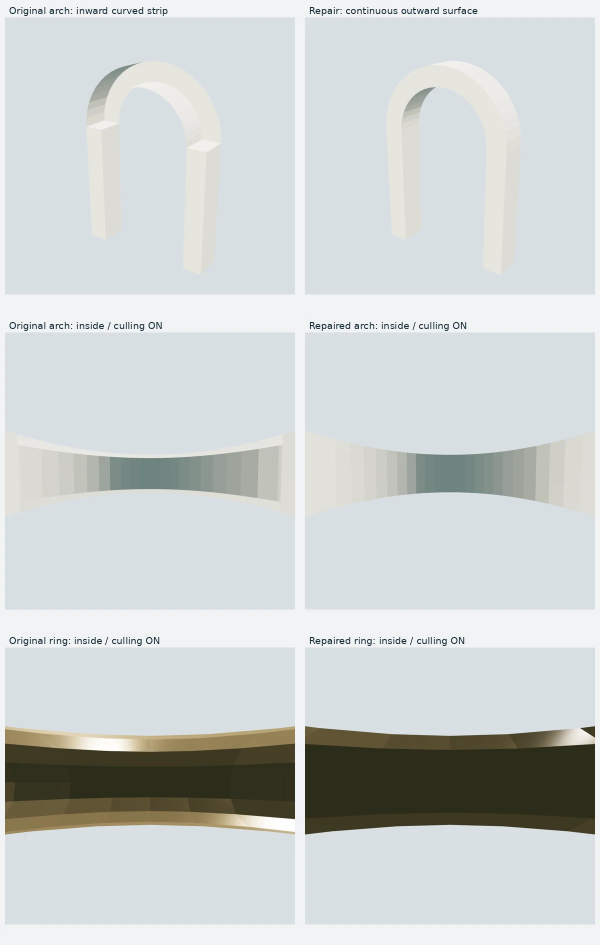
#> input picture docs/asset-revisions/starter-winding-comparison.webp, 1200 x 1890 px, given in place of garden-arch-original-glb-outside.png, which was not available (shown at 1/2 size)
$ python contact_sheet.py
#> lines starting #> are read from the running program, lines starting #| are printed output that depends on the picture; pictures that were not available may be replaced by others from this repository, and a replacement may not be noted
"""Compose labeled review sheets exclusively from actual FrontSide renders."""
from pathlib import Path
from PIL import Image,ImageDraw,ImageFont
ROOT=Path(__file__).resolve().parents[2];renders=ROOT/'test-results/asset-revisions/renders';out=ROOT/'docs/asset-revisions';out.mkdir(parents=True,exist_ok=True)
font=ImageFont.truetype('/usr/share/fonts/truetype/dejavu/DejaVuSans.ttf',19)
def sheet(name,rows):
#> called with name = 'starter-winding-comparison.webp'
    result=Image.new('RGB',(1200,630*len(rows)),(240,243,245));draw=ImageDraw.Draw(result)
#> after `result = Image.new('RGB', (1200, 630 * len(rows)), (240, 243, 245))`:
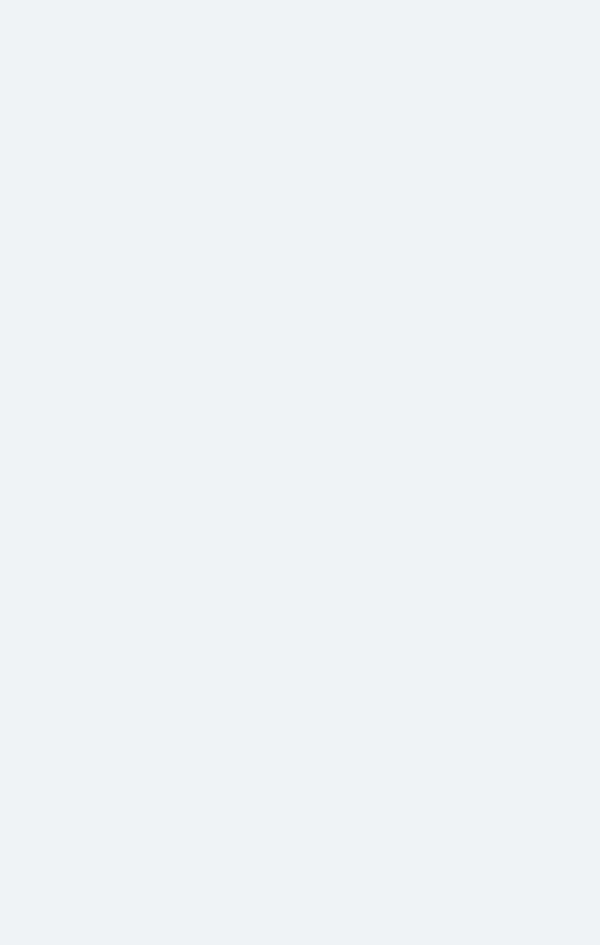
#> result: PIL image 1200x1890 RGB (shown at 1/2 size); mean R, G, B 240, 243, 245
    for y,row in enumerate(rows):
        for x,(source,label) in enumerate(row):
            im=Image.open(renders/(source+'.png')).crop((0,0,900,860));im.thumbnail((580,570))
#> after `im = Image.open(renders / (source + '.png')).crop((0, 0, 900, 860))`:
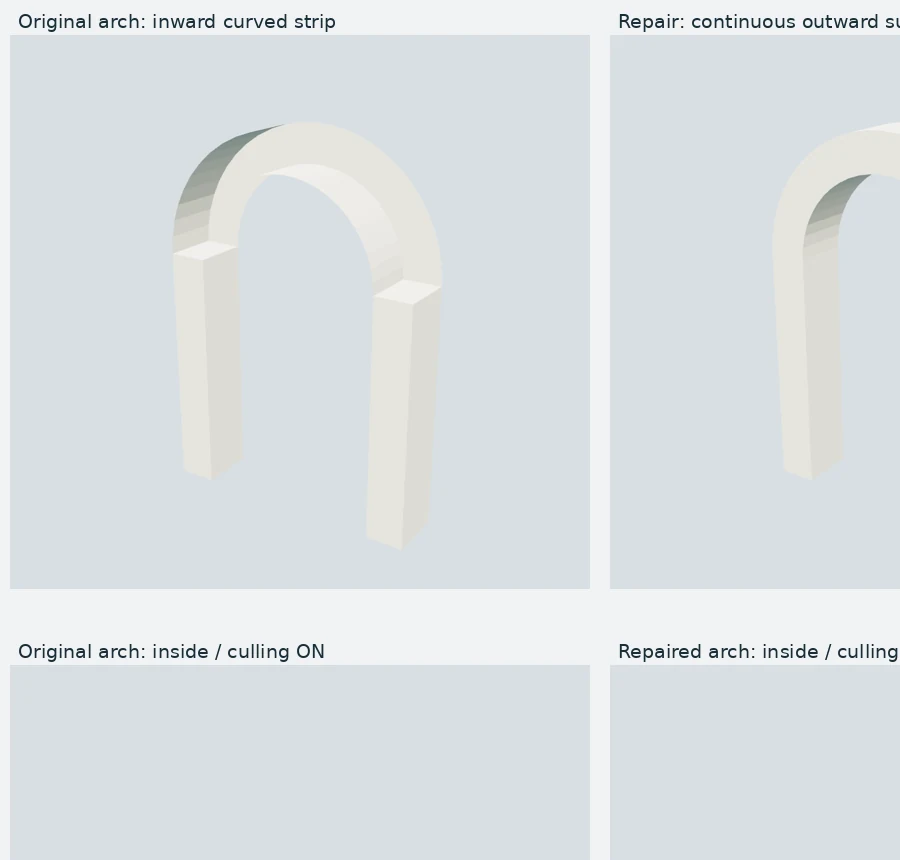
#> im: PIL image 900x860 RGB; mean R, G, B 219.4, 225, 227.5
            result.paste(im,(x*600+(600-im.width)//2,y*630+35));draw.text((x*600+18,y*630+10),label,font=font,fill=(25,45,55))
#> after `result.paste(im, (x * 600 + (600 - im.width) // 2, y * 630 + 35))`:
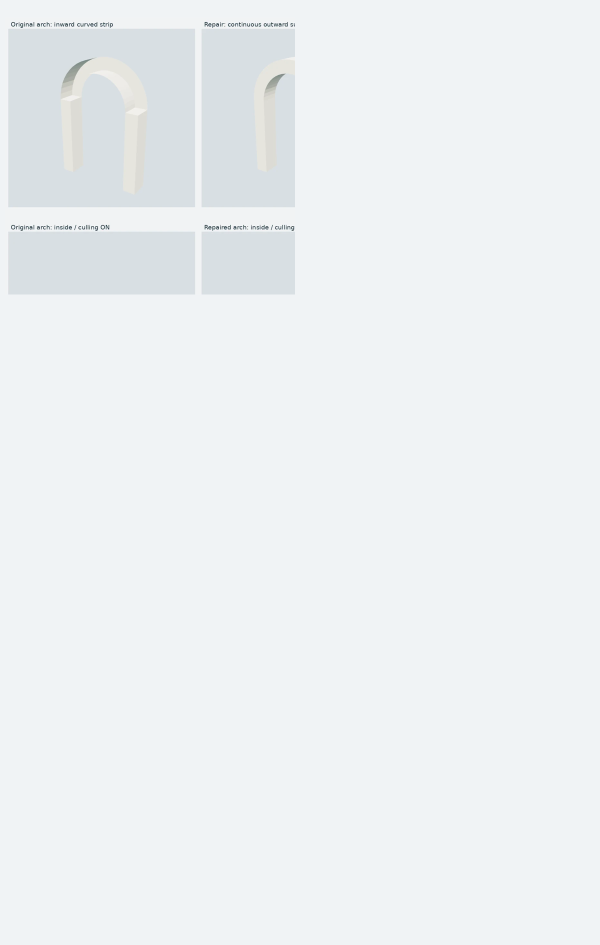
#> result: PIL image 1200x1890 RGB (shown at 1/2 size); mean R, G, B 237.1, 240.4, 242.5
#> pass 2 of the loop in sheet, `for y,row in enumerate(rows):`:
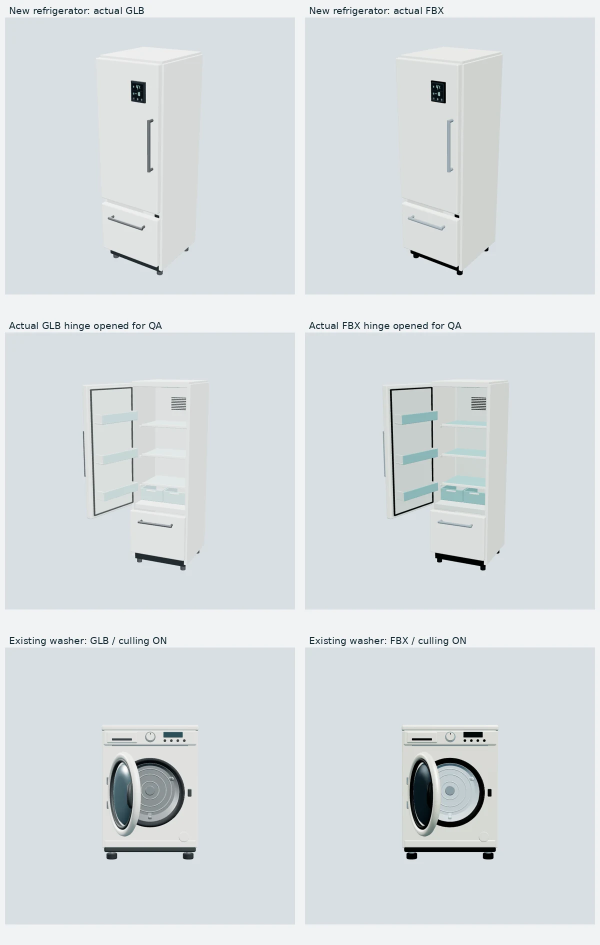
#> input picture docs/asset-revisions/appliances-fbx-glb.webp, 1200 x 1890 px, given in place of garden-arch-original-glb-inside.png, which was not available (shown at 1/2 size)
#> in sheet, `im = Image.open(renders / (source + '.png')).crop((0, 0, 900, 860))`:
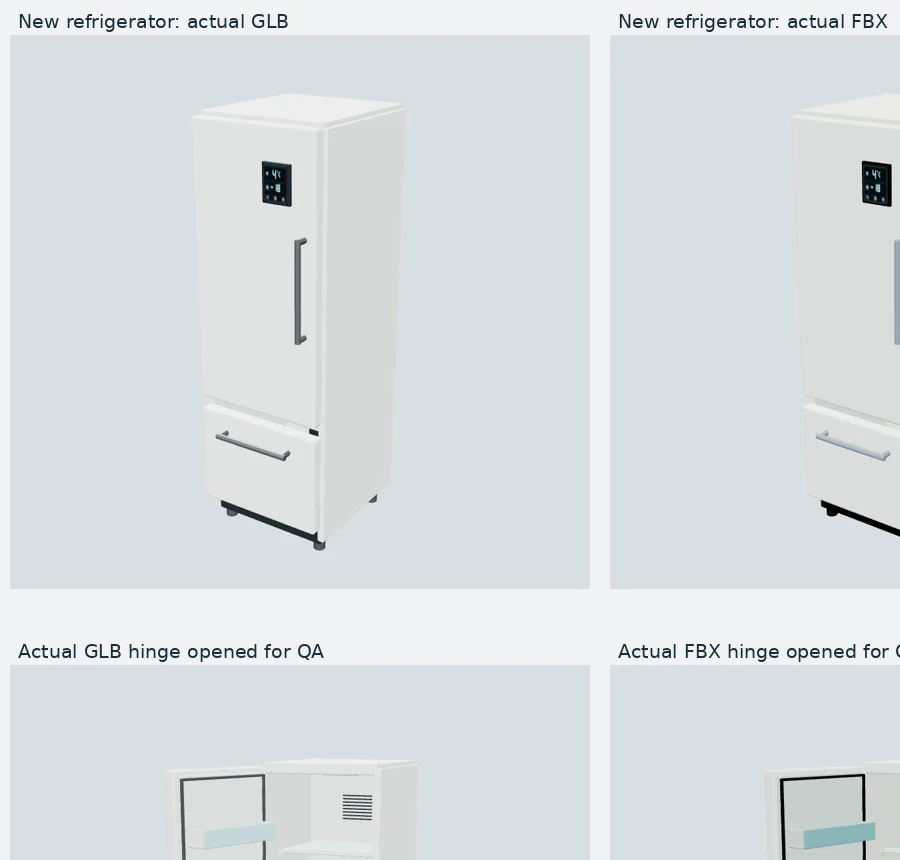
#> im: PIL image 900x860 RGB; mean R, G, B 217.4, 223, 225.6
#> im: PIL image 580x554 RGB
#> in sheet, `result.paste(im, (x * 600 + (600 - im.width) // 2, y * 630 + 35))`:
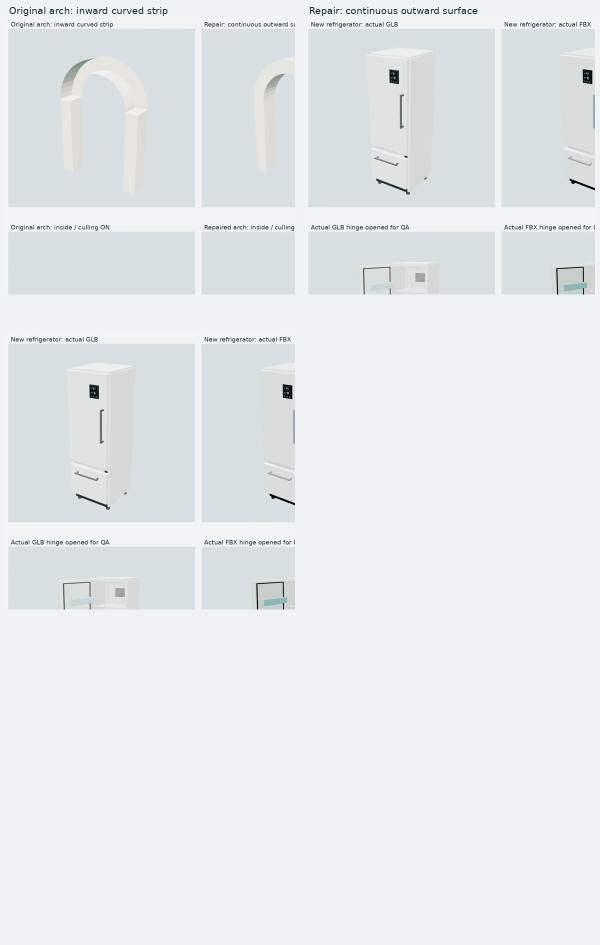
#> result: PIL image 1200x1890 RGB (shown at 1/2 size); mean R, G, B 230.4, 234.6, 236.8
    result.save(out/name,quality=88,method=6)
#> (the run stopped early here; a loop or call above may not have finished)
